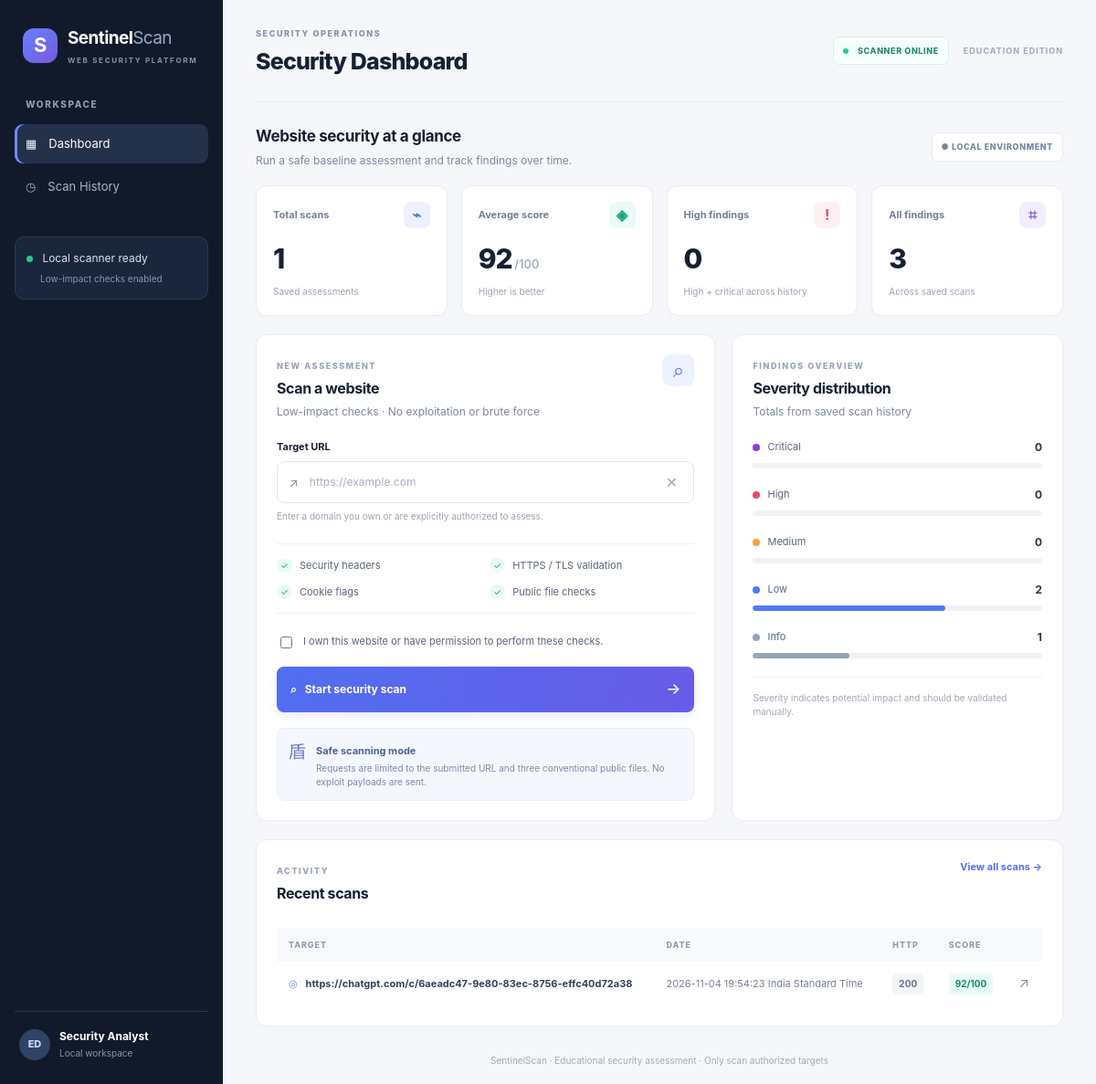
The page / on the database its author committed.
### tables this page shows
CREATE TABLE scans (
            id INTEGER PRIMARY KEY AUTOINCREMENT,
            created_at TEXT NOT NULL,
            url TEXT NOT NULL,
            score INTEGER NOT NULL,
            findings_json TEXT NOT NULL,
            checks_json TEXT NOT NULL,
            counts_json TEXT NOT NULL,
            status_code INTEGER
        );

### app.py (the view)
@app.route("/")
def index():
    with db() as conn:
        rows = conn.execute("SELECT id,created_at,url,score,status_code FROM scans ORDER BY id DESC LIMIT 6").fetchall()
        total = conn.execute("SELECT COUNT(*) FROM scans").fetchone()[0]
        avg = conn.execute("SELECT AVG(score) FROM scans").fetchone()[0]
        all_rows = conn.execute("SELECT findings_json FROM scans").fetchall()
    severity_totals = {s: 0 for s in ("Critical","High","Medium","Low","Info")}
    for row in all_rows:
        try:
            for f in json.loads(row["findings_json"]):
                if f.get("severity") in severity_totals:
                    severity_totals[f["severity"]] += 1
        except (ValueError, TypeError):
            pass
    return render_template("index.html", recent=rows, total=total,
                           avg=round(avg or 0), severity_totals=severity_totals)

### app.py (called while the page is built)
def db():
    conn = sqlite3.connect(DB_PATH)
    conn.row_factory = sqlite3.Row
    return conn

### templates/index.html
{% extends "base.html" %}
{% block title %}Dashboard{% endblock %}{% block heading %}Security Dashboard{% endblock %}
{% block content %}
<section class="welcome-row"><div><h2>Website security at a glance</h2><p>Run a safe baseline assessment and track findings over time.</p></div><span class="date-chip">● LOCAL ENVIRONMENT</span></section>
<section class="stats-grid">
  <article class="stat-card"><div class="stat-top"><span>Total scans</span><span class="stat-icon blue">⌁</span></div><strong>{{ total }}</strong><small>Saved assessments</small></article>
  <article class="stat-card"><div class="stat-top"><span>Average score</span><span class="stat-icon green">◈</span></div><strong>{{ avg }}<em>/100</em></strong><small>Higher is better</small></article>
  <article class="stat-card"><div class="stat-top"><span>High findings</span><span class="stat-icon red">!</span></div><strong>{{ severity_totals.High + severity_totals.Critical }}</strong><small>High + critical across history</small></article>
  <article class="stat-card"><div class="stat-top"><span>All findings</span><span class="stat-icon purple">⌗</span></div><strong>{{ severity_totals.values()|sum }}</strong><small>Across saved scans</small></article>
</section>
<section class="content-grid">
  <article class="panel scan-panel">
    <div class="panel-heading"><div><span class="section-kicker">NEW ASSESSMENT</span><h2>Scan a website</h2><p>Low-impact checks · No exploitation or brute force</p></div><span class="panel-icon">⌕</span></div>
    <form method="post" action="{{ url_for('scan') }}" id="scanForm">
      <label for="url">Target URL</label><div class="url-input"><span>↗</span><input id="url" name="url" type="text" placeholder="https://example.com" required autocomplete="url"><button type="button" class="clear-btn" id="clearUrl" aria-label="Clear URL">×</button></div>
      <div class="hint">Enter a domain you own or are explicitly authorized to assess.</div>
      <div class="checks-preview"><div><span class="checkmark">✓</span> Security headers</div><div><span class="checkmark">✓</span> HTTPS / TLS validation</div><div><span class="checkmark">✓</span> Cookie flags</div><div><span class="checkmark">✓</span> Public file checks</div></div>
      <label class="consent"><input type="checkbox" name="authorized" value="yes" required><span>I own this website or have permission to perform these checks.</span></label>
      <button class="primary-btn" type="submit" id="scanButton"><span>⌕</span> Start security scan <b>→</b></button>
    </form>
    <div class="safe-note"><span>盾</span><div><b>Safe scanning mode</b><p>Requests are limited to the submitted URL and three conventional public files. No exploit payloads are sent.</p></div></div>
  </article>
  <article class="panel severity-panel">
    <div class="panel-heading"><div><span class="section-kicker">FINDINGS OVERVIEW</span><h2>Severity distribution</h2><p>Totals from saved scan history</p></div></div>
    {% set total_findings = severity_totals.values()|sum %}
    <div class="severity-list">
      {% for severity, color in [('Critical','critical'),('High','high'),('Medium','medium'),('Low','low'),('Info','info')] %}
      <div class="severity-item"><div class="severity-label"><span class="severity-dot {{ color }}"></span>{{ severity }}<b>{{ severity_totals[severity] }}</b></div><div class="bar-track"><div class="bar-fill {{ color }}" style="width: {{ (severity_totals[severity] / total_findings * 100) if total_findings else 0 }}%"></div></div></div>
      {% endfor %}
    </div>
    <div class="legend-note">Severity indicates potential impact and should be validated manually.</div>
  </article>
</section>
<section class="panel recent-panel"><div class="panel-heading"><div><span class="section-kicker">ACTIVITY</span><h2>Recent scans</h2></div><a class="text-link" href="{{ url_for('history') }}">View all scans →</a></div>
  {% if recent %}<div class="table-wrap"><table><thead><tr><th>TARGET</th><th>DATE</th><th>HTTP</th><th>SCORE</th><th></th></tr></thead><tbody>
  {% for s in recent %}<tr><td><span class="target-icon">◎</span><a class="target-link" href="{{ url_for('results', scan_id=s.id) }}">{{ s.url }}</a></td><td>{{ s.created_at }}</td><td><span class="http-pill">{{ s.status_code or '—' }}</span></td><td><span class="score-pill {% if s.score >= 80 %}good{% elif s.score >= 50 %}mid{% else %}bad{% endif %}">{{ s.score }}/100</span></td><td><a class="arrow-link" href="{{ url_for('results', scan_id=s.id) }}">↗</a></td></tr>{% endfor %}
  </tbody></table></div>{% else %}<div class="empty-state"><div class="empty-icon">⌕</div><b>No scans yet</b><p>Run your first authorized scan to populate this dashboard.</p></div>{% endif %}
</section>
{% endblock %}

### rows shown on the page
scans: url "https://chatgpt.com/c/6aeadc47-9e80-83ec-8756-effc40d72a38", created_at "2026-11-04 19:54:23 India Standard Time", status_code "200", score "92"

### other values the page prints
{{ total }} "1"
{{ avg }} "92"
{{ severity_totals.High + severity_totals.Critical }} "0"
{{ severity_totals.values()|sum }} "3"
{{ severity }} "Critical" "High" "Medium" "Low" "Info"
{{ severity_totals[severity] }} "0" "0" "0" "2" "1"
